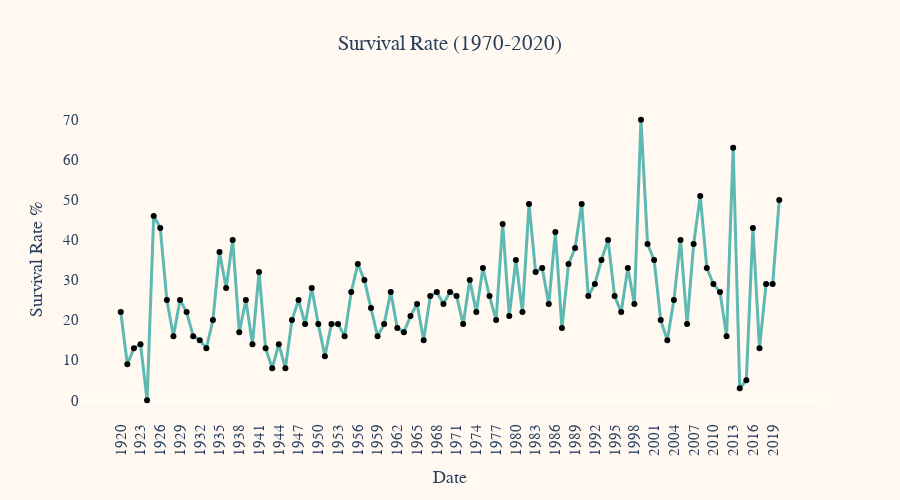

The notebook cell saved with this chart:
### Code cell
sfig = px.scatter(aboard_death, x="Date", y="Survival Ratio", title="Survival Rate (1970-2020)",
             labels={'Date': 'Date', 'Survival Ratio': 'Survival Rate %'})
             
                       
sfig.update_traces(mode='lines+markers', line=dict(width=3, color='#5FB9B3'), marker=dict( color='black'))

sfig.update_layout(
    xaxis_showgrid=False, 
    yaxis_showgrid=False,
    title_x=0.5,  
    plot_bgcolor='#FFF9F1', 
    paper_bgcolor='#FFF9F1',
    font_family = 'Din Condensed',
    font_size = 15,
    height=500,
    xaxis=dict(
        tickangle=-90
    )
    )
 

sfig.show()

### Figure 1 — Plotly figure (JSON) as saved in the notebook; plotly's stock layout.template omitted (floating-point values rounded to 4 significant figures)
{"data": [{"hovertemplate": "Date=%{x}<br>Survival Rate %=%{y}<extra></extra>", "legendgroup": "", "line": {"color": "#5FB9B3", "width": 3}, "marker": {"color": "black", "symbol": "circle"}, "mode": "lines+markers", "name": "", "orientation": "v", "showlegend": false, "type": "scatter", "x": ["1920", "1921", "1922", "1923", "1924", "1925", "1926", "1927", "1928", "1929", "1930", "1931", "1932", "1933", "1934", "1935", "1936", "1937", "1938", "1939", "1940", "1941", "1942", "1943", "1944", "1945", "1946", "1947", "1948", "1949", "1950", "1951", "1952", "1953", "1954", "1955", "1956", "1957", "1958", "1959", "1960", "1961", "1962", "1963", "1964", "1965", "1966", "1967", "1968", "1969", "1970", "1971", "1972", "1973", "1974", "1975", "1976", "1977", "1978", "1979", "1980", "1981", "1982", "1983", "1984", "1985", "1986", "1987", "1988", "1989", "1990", "1991", "1992", "1993", "1994", "1995", "1996", "1997", "1998", "1999", "2000", "2001", "2002", "2003", "2004", "2005", "2006", "2007", "2008", "2009", "2010", "2011", "2012", "2013", "2014", "2015", "2016", "2017", "2018", "2019", "2020"], "xaxis": "x", "y": [22, 9, 13, 14, 0, 46, 43, 25, 16, 25, 22, 16, 15, 13, 20, 37, 28, 40, 17, 25, 14, 32, 13, 8, 14, 8, 20, 25, 19, 28, 19, 11, 19, 19, 16, 27, 34, 30, 23, 16, 19, 27, 18, 17, 21, 24, 15, 26, 27, 24, 27, 26, 19, 30, 22, 33, 26, 20, 44, 21, 35, 22, 49, 32, 33, 24, 42, 18, 34, 38, 49, 26, 29, 35, 40, 26, 22, 33, 24, 70, 39, 35, 20, 15, 25, 40, 19, 39, 51, 33, 29, 27, 16, 63, 3, 5, 43, 13, 29, 29, 50], "yaxis": "y"}], "layout": {"font": {"family": "Din Condensed", "size": 15}, "height": 500, "legend": {"tracegroupgap": 0}, "paper_bgcolor": "#FFF9F1", "plot_bgcolor": "#FFF9F1", "title": {"text": "Survival Rate (1970-2020)", "x": 0.5}, "xaxis": {"anchor": "y", "domain": [0, 1], "showgrid": false, "tickangle": -90, "title": {"text": "Date"}}, "yaxis": {"anchor": "x", "domain": [0, 1], "showgrid": false, "title": {"text": "Survival Rate %"}}}}
